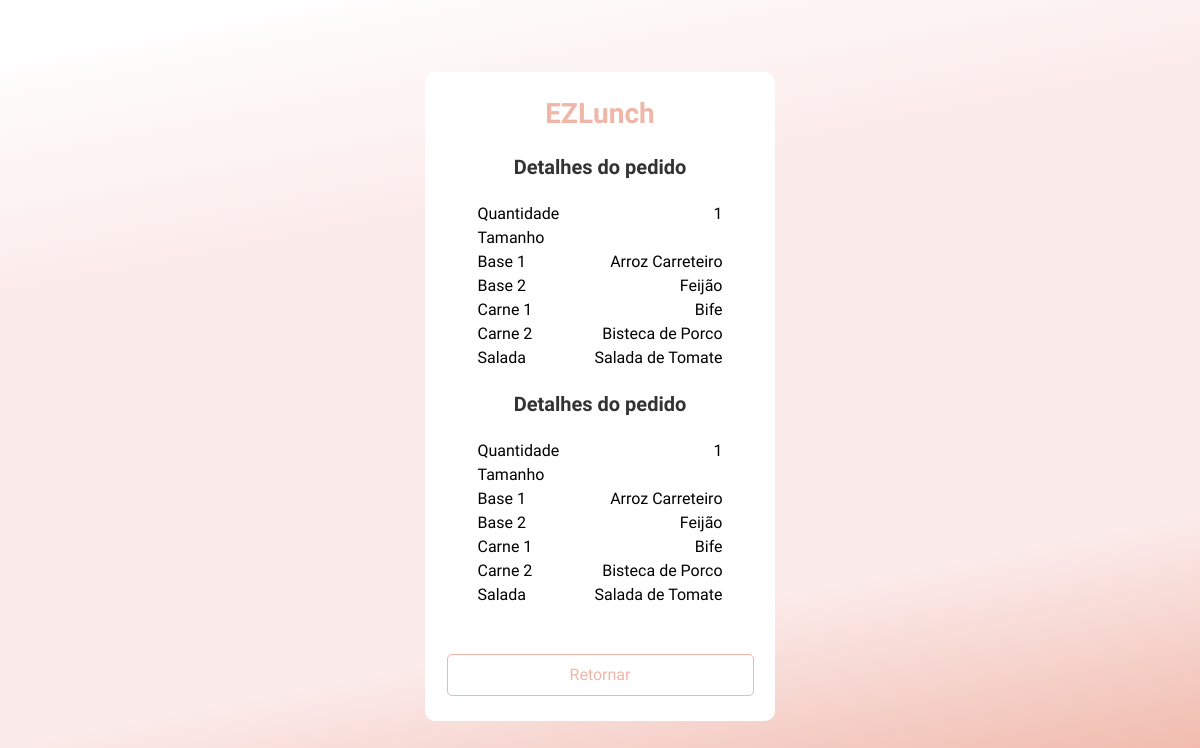
The page /3/ (signed in) on the database as committed earlier.
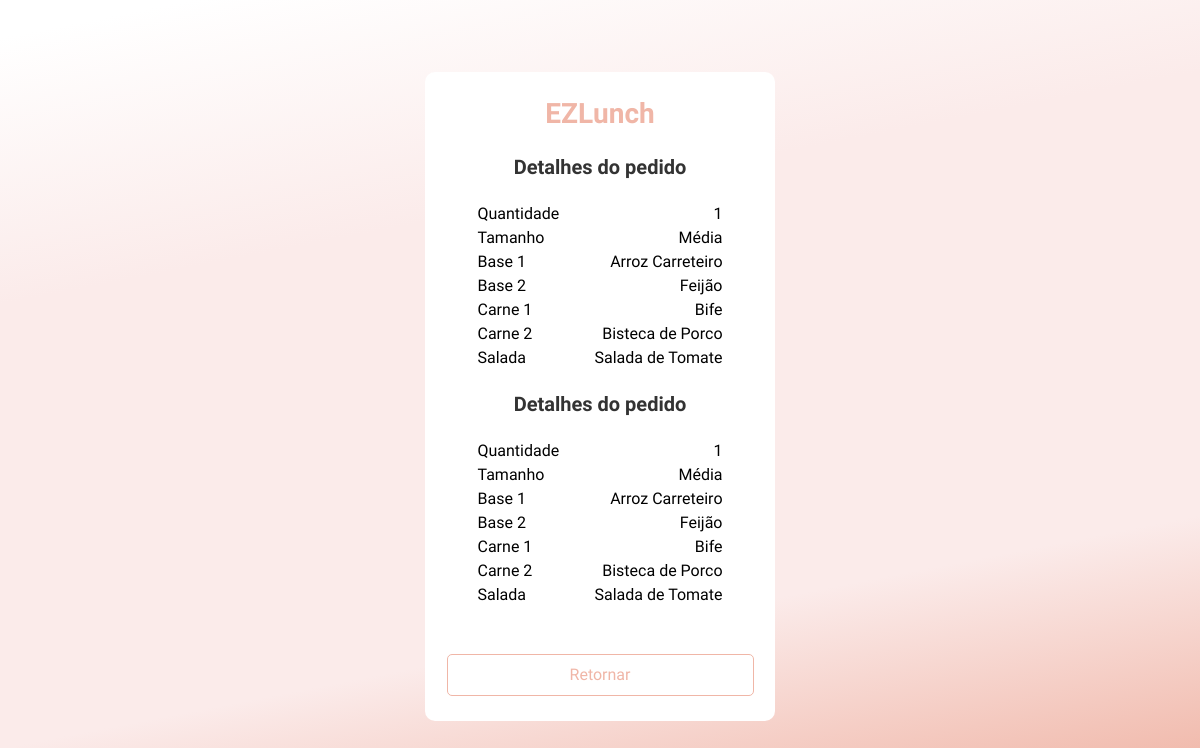
The same page on the database as committed later.
### pedidos/models.py (models this page shows, shortened)
class Item(DirtyFieldsMixin, models.Model):
    quantidade = models.IntegerField()
    pedido = models.ForeignKey(Pedido, on_delete=models.CASCADE)
    marmita = models.ForeignKey(Marmita, on_delete=models.CASCADE)

class Marmita(DirtyFieldsMixin, models.Model):
    tamanho = models.ForeignKey(Tamanho, on_delete=models.CASCADE)
    base1 = models.ForeignKey(Conteudo, related_name='base1', on_delete=models.CASCADE)
    base2 = models.ForeignKey(Conteudo, related_name='base2', on_delete=models.CASCADE, blank=True, null=True)
    carne1 = models.ForeignKey(Conteudo, related_name='carne1', on_delete=models.CASCADE)
    carne2 = models.ForeignKey(Conteudo, related_name='carne2', on_delete=models.CASCADE, blank=True, null=True)
    salada = models.ForeignKey(Conteudo, related_name='salada', on_delete=models.CASCADE)
    extra = models.ForeignKey(Conteudo, related_name='extra', on_delete=models.CASCADE, blank=True, null=True)

class Conteudo(DirtyFieldsMixin, models.Model):
    categoria = models.ForeignKey(Categoria, on_delete=models.CASCADE)
    descricao = models.CharField(max_length=100)

class Tamanho(DirtyFieldsMixin, models.Model):
    codigo = models.CharField(max_length=1, primary_key=True)
    descricao = models.CharField(max_length=100)
    preco = models.DecimalField(max_digits=10, decimal_places=2)

### pedidos/views.py (the view)
# urls.py: path("<int:pk>/", views.DetailView.as_view(), name="detail"),
class DetailView(LoginRequiredMixin, generic.DetailView):
    model = Pedido
    template_name = "pedidos/detail.html"
    context_object_name = "item_list"
    def get_queryset(self):
        return Pedido.objects.filter(cliente_id=self.request.user.id)\
                             .select_related('cliente')\
                             .prefetch_related('item_set__marmita__base1',
                                               'item_set__marmita__base2',
                                               'item_set__marmita__carne1',
                                               'item_set__marmita__carne2',
                                               'item_set__marmita__salada',
                                               'item_set__marmita__extra')
    def get_context_data(self, **kwargs):
        context = super().get_context_data(**kwargs)
        context['itens'] = self.object.item_set.all()
        return context

### pedidos/templates/pedidos/detail.html (shortened to what this page needs)
<!DOCTYPE html>
<html lang="pt-BR">
<head>
</head>
<body style="background: linear-gradient( 169deg, #fff 3.66%, #fbebea 29.71%,#fbebea 73.03%, #f0b6a7 98.43% ); min-height: 97dvh; justify-content: center; display: flex; align-items: center; font-family: Montserrat, sans-serif;">
    {% if itens %}
    <section style="background-color: #fff; max-width: 300px; border-radius: 10px; display: flex; flex-direction: column; gap: 25px; padding: 25px; margin: 0 auto; justify-content: center; align-items: center; color: #000;">
        <h1 style="color: #f0b6a7; margin: 0; font-size: 28px; font-family: Carter One, system-ui;">EZLunch</h1>
        {% for item in itens %}
            {% if itens %}
                <h2 style="color: #333; margin: 0; font-size: 20px;">Detalhes do pedido</h2>
            {% else %}
                <p>No Pedido are available.</p>
            {% endif %}
            <ul style="display: flex; flex-direction: column; gap: 5px; list-style-type: none; margin: 0; padding: 0; width: 245px;">
                <li style="display: flex; justify-content: space-between;">
                    <span>Quantidade</span>
                    <span style="text-align: left;">{{ item.quantidade }}</span>
                </li>
                <li style="display: flex; justify-content: space-between;">
                    <span>Tamanho</span>
                    <span style="text-align: left;">{{ item.marmita.tamanho.descricao }}</span>
                </li>
                <li style="display: flex; justify-content: space-between;">
                    <span>Base 1</span>
                    <span style="text-align: left;">{{ item.marmita.base1.descricao }}</span>
                </li>
                {% if item.marmita.base2 %}
                <li style="display: flex; justify-content: space-between;">
                    <span>Base 2</span>
                    <span style="text-align: left;">{{ item.marmita.base2.descricao }}</span>
                </li>
                {% endif %}
                <li style="display: flex; justify-content: space-between;">
                    <span>Carne 1</span>
                    <span style="text-align: left;">{{ item.marmita.carne1.descricao }}</span>
                </li>
                {% if item.marmita.carne2 %}
                <li style="display: flex; justify-content: space-between;">
                    <span>Carne 2</span>
                    <span style="text-align: left;">{{ item.marmita.carne2.descricao }}</span>
                </li>
                {% endif %}
                <li style="display: flex; justify-content: space-between;">
                    <span>Salada</span>
                    <span style="text-align: left;">{{ item.marmita.salada.descricao }}</span>
                </li>
            </ul>
        {% endfor %}
        <a style="align-items: center; background-color: #fff; border: 1px solid #f0b6a7; border-radius: 5px; color: #f0b6a7; cursor: pointer; display: flex; font-size: 16px; justify-content: center; text-decoration: none; height: 40px; width: 305px; margin-top: 25px;" href="{% url 'pedidos:index' %}">Retornar</a>
    </section>
    {% endif %}
</body>
</html>

Rows that differ between the two databases and show on the page:
changed through a linked row, Item (number 1 of 2 on the later page): marmita.tamanho.descricao (not shown) → "Média"
changed through a linked row, Item (number 2 of 2 on the later page): marmita.tamanho.descricao (not shown) → "Média"
